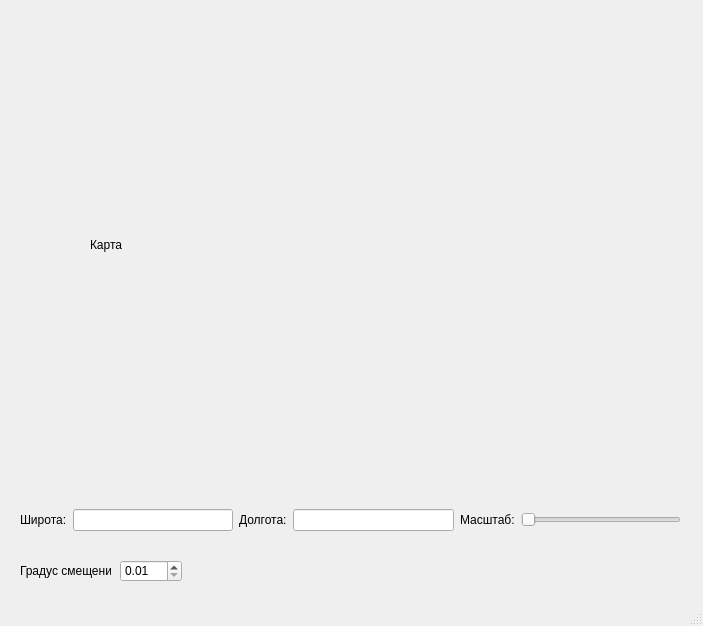
<?xml version="1.0" encoding="UTF-8"?>
<ui version="4.0">
 <class>MainWindow</class>
 <widget class="QMainWindow" name="MainWindow">
  <property name="geometry">
   <rect>
    <x>0</x>
    <y>0</y>
    <width>703</width>
    <height>626</height>
   </rect>
  </property>
  <property name="windowTitle">
   <string>MainWindow</string>
  </property>
  <widget class="QWidget" name="centralwidget">
   <widget class="QWidget" name="horizontalLayoutWidget">
    <property name="geometry">
     <rect>
      <x>20</x>
      <y>480</y>
      <width>661</width>
      <height>80</height>
     </rect>
    </property>
    <layout class="QHBoxLayout" name="horizontalLayout">
     <item>
      <widget class="QLabel" name="label">
       <property name="text">
        <string>Широта:</string>
       </property>
      </widget>
     </item>
     <item>
      <widget class="QLineEdit" name="lineEdit"/>
     </item>
     <item>
      <widget class="QLabel" name="label_2">
       <property name="text">
        <string>Долгота:</string>
       </property>
      </widget>
     </item>
     <item>
      <widget class="QLineEdit" name="lineEdit_2"/>
     </item>
     <item>
      <widget class="QLabel" name="label_3">
       <property name="text">
        <string>Масштаб:</string>
       </property>
      </widget>
     </item>
     <item>
      <widget class="QSlider" name="horizontalSlider">
       <property name="maximum">
        <number>17</number>
       </property>
       <property name="pageStep">
        <number>1</number>
       </property>
       <property name="orientation">
        <enum>Qt::Horizontal</enum>
       </property>
      </widget>
     </item>
    </layout>
   </widget>
   <widget class="QLabel" name="image">
    <property name="geometry">
     <rect>
      <x>90</x>
      <y>20</y>
      <width>600</width>
      <height>450</height>
     </rect>
    </property>
    <property name="text">
     <string>Карта</string>
    </property>
   </widget>
   <widget class="QDoubleSpinBox" name="degree">
    <property name="geometry">
     <rect>
      <x>120</x>
      <y>560</y>
      <width>62</width>
      <height>22</height>
     </rect>
    </property>
    <property name="minimum">
     <double>0.010000000000000</double>
    </property>
    <property name="maximum">
     <double>1.000000000000000</double>
    </property>
    <property name="singleStep">
     <double>0.010000000000000</double>
    </property>
   </widget>
   <widget class="QLabel" name="label_4">
    <property name="geometry">
     <rect>
      <x>20</x>
      <y>540</y>
      <width>91</width>
      <height>61</height>
     </rect>
    </property>
    <property name="text">
     <string>Градус смещения:</string>
    </property>
   </widget>
  </widget>
  <widget class="QMenuBar" name="menubar">
   <property name="geometry">
    <rect>
     <x>0</x>
     <y>0</y>
     <width>703</width>
     <height>21</height>
    </rect>
   </property>
  </widget>
  <widget class="QStatusBar" name="statusbar"/>
 </widget>
 <resources/>
 <connections/>
</ui>
